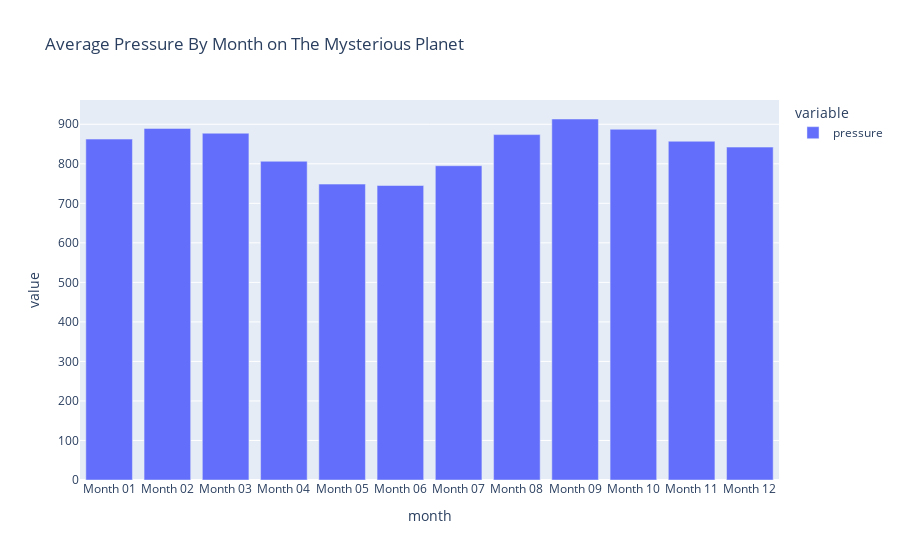

Notebook code for this chart:
### Code cell
# Create a bar chart of the average atmospheric pressure by month
px.bar(avg_pres, title = 'Average Pressure By Month on The Mysterious Planet')

### Figure 1 — Plotly figure (JSON) as saved in the notebook; plotly's stock layout.template omitted (floating-point values rounded to 4 significant figures)
{"data": [{"alignmentgroup": "True", "hovertemplate": "variable=pressure<br>month=%{x}<br>value=%{y}<extra></extra>", "legendgroup": "pressure", "marker": {"color": "#636efa", "pattern": {"shape": ""}}, "name": "pressure", "offsetgroup": "pressure", "orientation": "v", "showlegend": true, "textposition": "auto", "type": "bar", "x": ["Month 01", "Month 02", "Month 03", "Month 04", "Month 05", "Month 06", "Month 07", "Month 08", "Month 09", "Month 10", "Month 11", "Month 12"], "xaxis": "x", "y": [862.5, 889.5, 877.3, 806.3, 748.6, 745.1, 795.1, 873.8, 913.3, 887.3, 857.0, 842.2], "yaxis": "y"}], "layout": {"autosize": true, "barmode": "relative", "legend": {"title": {"text": "variable"}, "tracegroupgap": 0}, "title": {"text": "Average Pressure By Month on The Mysterious Planet"}, "xaxis": {"anchor": "y", "autorange": true, "domain": [0, 1], "range": [-0.5, 11.5], "title": {"text": "month"}, "type": "category"}, "yaxis": {"anchor": "x", "autorange": true, "domain": [0, 1], "range": [0, 961.4], "title": {"text": "value"}, "type": "linear"}}}
